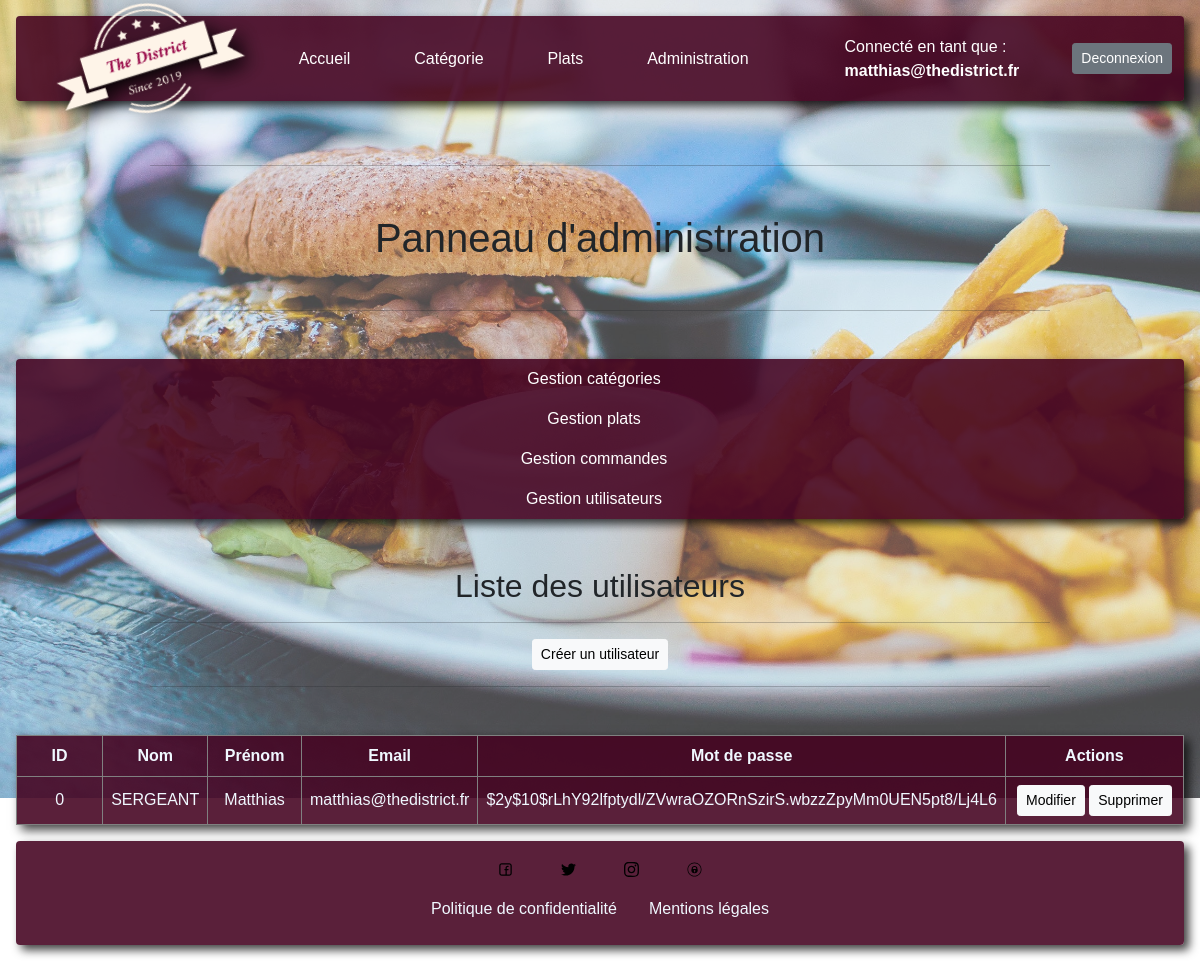
Page /?page=admin&gest=usr (signed in) on the committed database.
### tables this page shows
CREATE TABLE IF NOT EXISTS `utilisateur` (
  `id_utilisateur` int(10) unsigned NOT NULL AUTO_INCREMENT,
  `nom` varchar(100) NOT NULL,
  `prenom` varchar(100) NOT NULL,
  `email` varchar(100) NOT NULL,
  `password` varchar(255) NOT NULL,
  PRIMARY KEY (`id_utilisateur`) USING BTREE
);

### dao.php (called while the page is built, shortened)
<?php
function a_display_usr(){
    $db = connexionBase();
    $query = $db->query('SELECT * FROM utilisateur');
    $query->execute();
    $tab = $query->fetchAll(PDO::FETCH_OBJ);
    return $tab;
}
?>

### content/admin/admin_usr.php (the view)
<?php
require_once 'dao.php';
$result = a_display_usr();
?>
<main>
    <div class="">
        <div class="text-center mb-5">
            <h2>Liste des utilisateurs</h2>
            <hr class="w-75 mx-auto mt-3 mb-3"><a href="/?page=admin&gest=user_create" class="btn btn-light btn-sm text-black">Créer un utilisateur</a>
            <hr class="w-75 mx-auto mt-3 mb-3">
        </div>
        <table class="table_c table-bordered mx-3">
            <thead>
                <tr>
                    <th class="col-1">ID</th>
                    <th class="col-1">Nom</th>
                    <th class="col-1">Prénom</th>
                    <th class="col-1">Email</th>
                    <th class="col-4">Mot de passe</th>
                    <th class="col-2">Actions</th>
                </tr>
            </thead>
            <tbody>
                <?php foreach ($result as $row) : ?>
                    <tr>
                        <td><?php echo $row->id_utilisateur; ?></td>
                        <td><?php echo $row->nom; ?></td>
                        <td><?php echo $row->prenom; ?></td>
                        <td><?php echo $row->email; ?></td>
                        <td><?php echo $row->password; ?></td>
                        <td>
                            <a href="?page=admin&gest=user_mod&id=<?php echo $row->id_utilisateur; ?>" class="btn btn-light btn-sm text-black">Modifier</a>
                            <a href="?page=admin&gest=user_delete&id=<?php echo $row->id_utilisateur; ?>" class="btn btn-light btn-sm text-black">Supprimer</a>
                        </td>
                    </tr>
                <?php endforeach; ?>
            </tbody>
        </table>
    </div>
</main>

### asset/css/styles.css (style rules this page uses)
body { font-family: "Open_Sans", sans-serif; }
a:link { color: aliceblue; text-decoration: none; }
.table_c { --bs-table-bg: transparent; --bs-table-accent-bg: transparent; --bs-table-striped-color: #212529; --bs-table-striped-bg: rgba(0, 0, 0, 0.05); --bs-table-active-color: #212529; --bs-table-active-bg: rgba(0, 0, 0, 0.1); --bs-table-hover-color: #212529; --bs-table-hover-bg: rgba(0, 0, 0, 0.075); margin-bottom: 1rem; box-shadow: 5px 5px 10px 0px rgba(0, 0, 0, 0.75); -webkit-box-shadow: 5px 5px 10px 0px rgba(0, 0, 0, 0.75); -moz-box-shadow: 5px 5px 10px 0px rgba(0, 0, 0, 0.75); background-color: #440320e1; color: aliceblue; }
.table_c td, th { padding:0.5rem; vertical-align:middle; text-align: center; }

### rows in the picture
utilisateur: id_utilisateur "0", nom "SERGEANT", prenom "Matthias", email "matthias@thedistrict.fr", password "$2y$10$rLhY92lfptydl/ZVwraOZORnSzirS.wbzzZpyMm0UEN5pt8/Lj4L6"

### other values in the picture
$_SESSION["login"] "matthias@thedistrict.fr"
